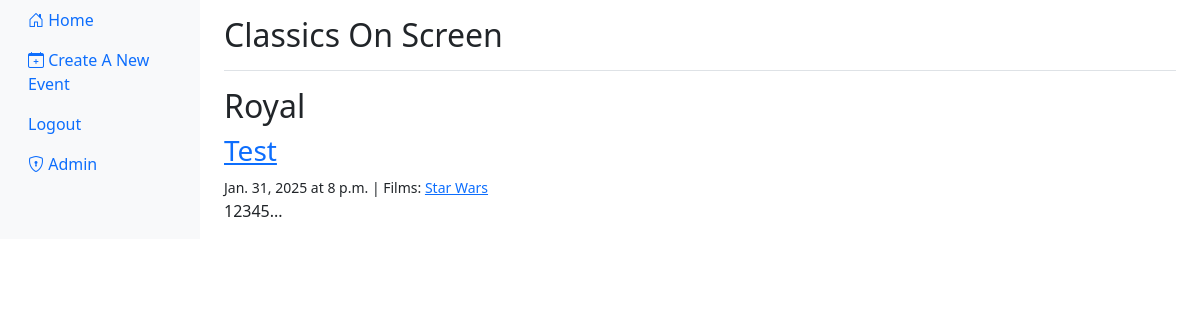
Screenshot of /location/Royal/ (signed in) with the database file from the repository.
### blog/models.py (models this page shows, shortened)
class Location(models.Model):
    name = models.CharField(max_length=60, unique=True)
    def __str__(self):
        return self.name

class Show(models.Model):
    title = models.CharField(max_length=255, blank=False, unique=True)
    body = models.TextField(blank=False)
    created_by = models.ForeignKey("SiteUser", on_delete=models.CASCADE)
    created_on = models.DateTimeField(auto_now_add=True)
    last_modified = models.DateTimeField(auto_now=True)
    film = models.ForeignKey("Film", on_delete=models.CASCADE, related_name="shows", blank=False)
    location = models.ForeignKey("Location", on_delete=models.CASCADE, related_name="shows", blank=False)
    eventtime = models.DateTimeField(blank=False)
    class Meta:
        ordering = ['-created_on']

class Film(models.Model):
    name = models.CharField(max_length=60, unique=True)

### blog/views.py (the view)
# urls.py: path('location/<str:location_name>/', views.blog_location, name='blog_location'),
def blog_location(request, location_name):
    try:
        location = Location.objects.get(name=location_name)
    except Location.DoesNotExist:
        raise Http404("Location not found")
    shows = Show.objects.filter(location=location).order_by("-created_on")
    context = {'location': location, 'shows': shows}
    return render(request, "blog/location.html", context)

### blog/templates/blog/location.html
{% extends "base.html" %}
{% block page_title %}
<h2>{{ location }}</h2>
{% endblock page_title %}
{% block page_content %}
{% block shows %}
    {% for show in shows %}
        {% if show.location == location %}
            <h3><a href="{% url 'blog_detail' show.pk %}">{{ show.title }}</a></h3>
            <small>
                {{ show.eventtime.date}} at {{show.eventtime.time}} | Films:
                <a href="{% url 'blog_film' show.film.name %}">
                    {{ show.film.name }}
                </a>
            </small>
            <p>{{ show.body | slice:":400" }}...</p>
        {% endif %}
    {% endfor %}
{% endblock shows %}
{% endblock page_content %}

### rows the page displays
Location: name "Royal"
Show: title "Test", eventtime "Jan. 31, 2025", eventtime.time "8 p.m.", film.name "Star Wars", body "12345"
